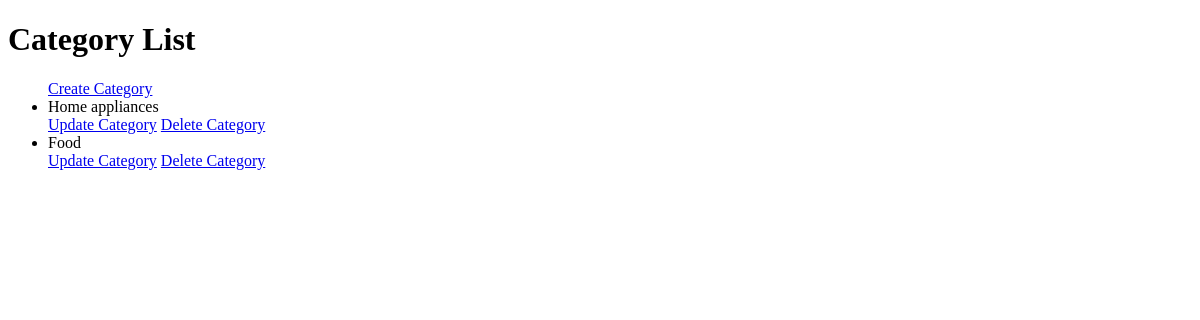
The app's page /category-list/, older data.
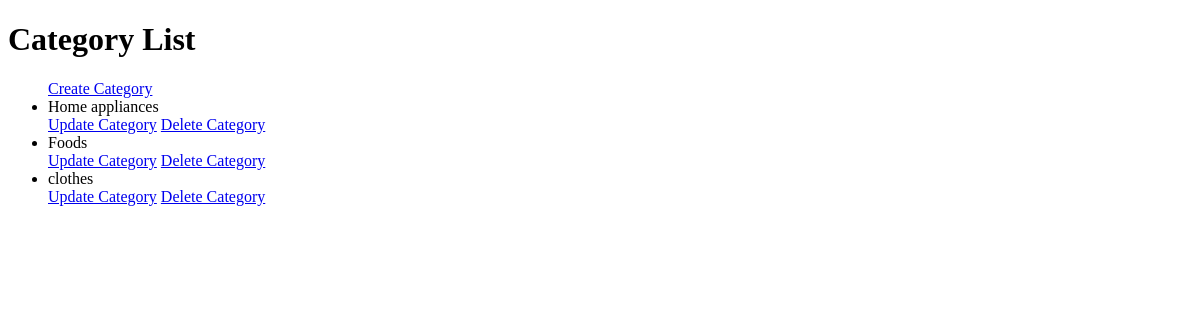
The same page, newer data.
### ecommerce_app/models.py (models this page shows, shortened)
class Category(models.Model):
    name = models.CharField(max_length=255)

### ecommerce_app/views.py (the view)
# urls.py: path('category-list/',views.category_list,name='category_list'),
def category_list(request):
    categories = Category.objects.all()
    return render(request, 'category_list.html', {'categories':categories})

### ecommerce_app/templates/category_list.html (shortened to what this page needs)
<!DOCTYPE html>
<html lang="en">
<head>
</head>
<body>
    <h1>Category List</h1>
    <ul>
        <a href="{% url 'create_category' %}">Create Category</a>
        {% for category in categories %}
            <li>{{ category.name }}</li>
            <a href="{%url 'update_category' category.pk %}">Update Category</a>
            <a href="{%url 'delete_category' category.pk %}">Delete Category</a>
        {% endfor %}
    </ul>
</body>
</html>

Row changes from the older to the newer data that the page shows:
removed Category: name "Food"
added Category: name "Foods"
added Category: name "clothes"
